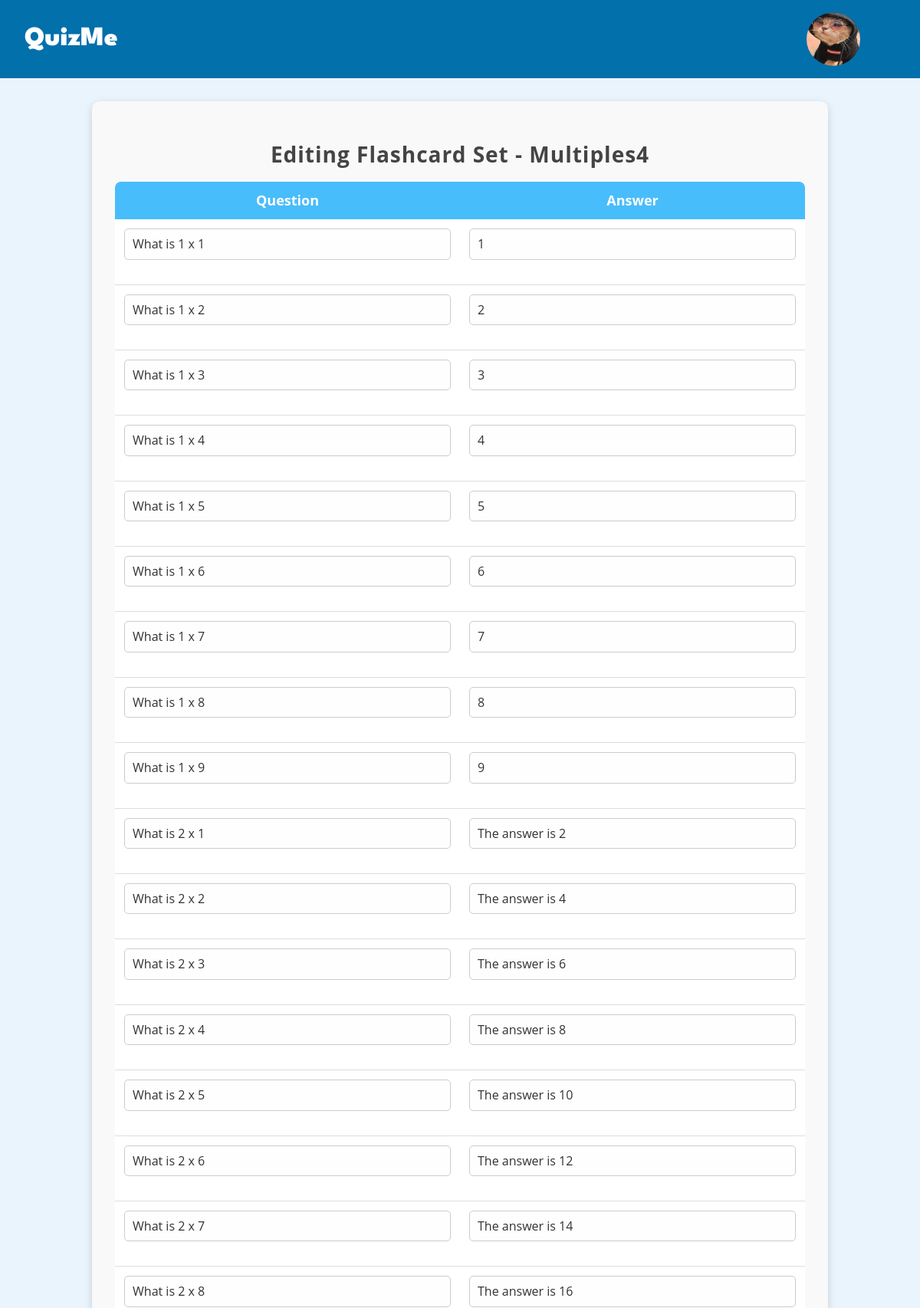
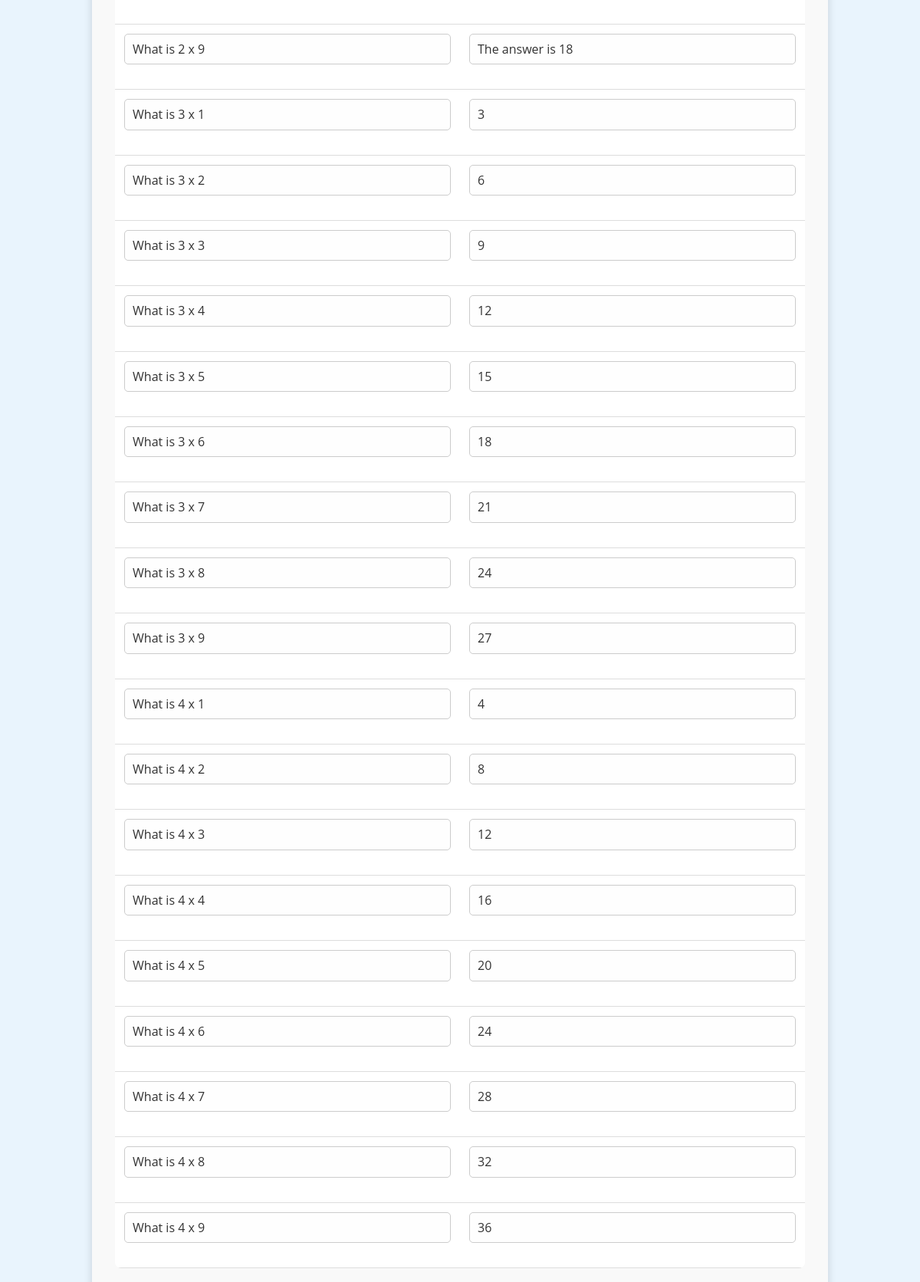
Screenshot of /edit_flashcard_set/Multiples4 (signed in, upper part) with the database file from the repository (2 pictures, top to bottom).
### app.py (models this page shows, shortened)
class FlashcardSet(db.Model):
    id = db.Column(db.Integer, primary_key=True)
    name = db.Column(db.String(100), nullable=False)
    user_id = db.Column(db.Integer, db.ForeignKey('user.id'), nullable=False)
    flashcards = db.relationship('Flashcard', backref='flashcard_set', lazy=True, cascade='all, delete-orphan')  # Add cascade option
    def __repr__(self):
        return f"FlashcardSet(name='{self.name}')"

class Flashcard(db.Model):
    id = db.Column(db.Integer, primary_key=True)
    front = db.Column(db.String(100), nullable=False)
    back = db.Column(db.String(100), nullable=False)
    flashcard_set_id = db.Column(db.Integer, db.ForeignKey('flashcard_set.id', ondelete='CASCADE'), nullable=False)  # Add ondelete option

### app.py (the view, shortened to what this page needs)
@app.route('/edit_flashcard_set/<flashcard_set_name>', methods=['GET', 'POST'])
def edit_flashcard_set(flashcard_set_name):
    if 'user_id' not in session:
        return render_template('login.html', error_message="Please log in to access your flashcards.")
    user_id = session['user_id']
    user = User.query.get(user_id)
    flashcard_set = FlashcardSet.query.filter_by(name=flashcard_set_name, user=user).first()
    print(flashcard_set)
    if not flashcard_set:
        return render_template('your-flashcards.html', error_message="Flashcard set not found")
    return render_template('edit-flashcard-set.html', flashcard_set=flashcard_set)

### app.py (called while the page is built)
@app.context_processor
def inject_user():
    user_id = session.get('user_id')
    if user_id:
        user = User.query.get(user_id)
        return dict(logged_in_user=user)
    return dict(logged_in_user=None)

### templates/edit-flashcard-set.html (shortened to what this page needs)
{% extends "base.html" %}
{% block content %}
  <section class="flashcards">
    <form method="POST" action="{{ url_for('edit_flashcard_set', flashcard_set_name=flashcard_set.name) }}">
      <h2>Editing Flashcard Set - {{ flashcard_set.name }}</h2>
      <table>
        <tr>
          <th>Question</th>
          <th>Answer</th>
        </tr>
        {% for flashcard in flashcard_set.flashcards %}
          <tr>
            <td><input type="text" name="question[]" value="{{ flashcard.front }}"></td>
            <td><input type="text" name="answer[]" value="{{ flashcard.back }}"></td>
          </tr>
        {% endfor %}
      </table>
    </form>
  </section>
  {% endblock %}

### static/css/style.css (style rules this page uses)
body { font-family: 'Open Sans', sans-serif; margin: 0; padding: 0; box-sizing: border-box; background-color: #e9f4fd; }
:root { --primary-color: #4a90e2; --secondary-color: #f5f7fa; --text-color: #333; --border-color: #e0e0e0; }
.flashcards { max-width: 900px; margin: 30px auto; padding: 30px; background-color: #f9f9f9; border-radius: 10px; box-shadow: 0 4px 12px rgba(0, 0, 0, 0.15); }
.flashcards h2 { text-align: center; color: #444; font-weight: bold; margin-bottom: 20px; font-size: 28px; letter-spacing: 1px; }
table { width: 100%; border-collapse: collapse; margin-bottom: 20px; background-color: #fff; border-radius: 8px; overflow: hidden; }
th { background-color: #48bdfb; color: #fff; text-align: center; font-weight: bold; padding: 14px 10px; font-size: 18px; border: none; }
td { padding: 12px; text-align: center; border-bottom: 1px solid #ddd; font-size: 16px; }
td input[type="text"] { width: 100%; padding: 10px; border: 1px solid #ccc; border-radius: 5px; box-sizing: border-box; font-size: 16px; color: #333; }
input[type="text"] { width: calc(100% - 24px); padding: 10px; border: 1px solid #ccc; border-radius: 6px; box-sizing: border-box; font-size: 16px; margin-bottom: 20px; background-color: #fefefe; transition: border 0.3s ease; }

### rows the page displays
FlashcardSet: name "Multiples4"
Flashcard: front "What is 1 x 1", back "1"
Flashcard: front "What is 1 x 2", back "2"
Flashcard: front "What is 1 x 3", back "3"
Flashcard: front "What is 1 x 4", back "4"
Flashcard: front "What is 1 x 5", back "5"
Flashcard: front "What is 1 x 6", back "6"
Flashcard: front "What is 1 x 7", back "7"
Flashcard: front "What is 1 x 8", back "8"
Flashcard: front "What is 1 x 9", back "9"
Flashcard: front "What is 2 x 1", back "The answer is 2"
Flashcard: front "What is 2 x 2", back "The answer is 4"
Flashcard: front "What is 2 x 3", back "The answer is 6"
Flashcard: front "What is 2 x 4", back "The answer is 8"
Flashcard: front "What is 2 x 5", back "The answer is 10"
Flashcard: front "What is 2 x 6", back "The answer is 12"
Flashcard: front "What is 2 x 7", back "The answer is 14"
Flashcard: front "What is 2 x 8", back "The answer is 16"
Flashcard: front "What is 2 x 9", back "The answer is 18"
Flashcard: front "What is 3 x 1", back "3"
Flashcard: front "What is 3 x 2", back "6"
Flashcard: front "What is 3 x 3", back "9"
Flashcard: front "What is 3 x 4", back "12"
Flashcard: front "What is 3 x 5", back "15"
Flashcard: front "What is 3 x 6", back "18"
Flashcard: front "What is 3 x 7", back "21"
Flashcard: front "What is 3 x 8", back "24"
Flashcard: front "What is 3 x 9", back "27"
Flashcard: front "What is 4 x 1", back "4"
Flashcard: front "What is 4 x 2", back "8"
Flashcard: front "What is 4 x 3", back "12"
Flashcard: front "What is 4 x 4", back "16"
Flashcard: front "What is 4 x 5", back "20"
Flashcard: front "What is 4 x 6", back "24"
Flashcard: front "What is 4 x 7", back "28"
Flashcard: front "What is 4 x 8", back "32"
Flashcard: front "What is 4 x 9", back "36"
